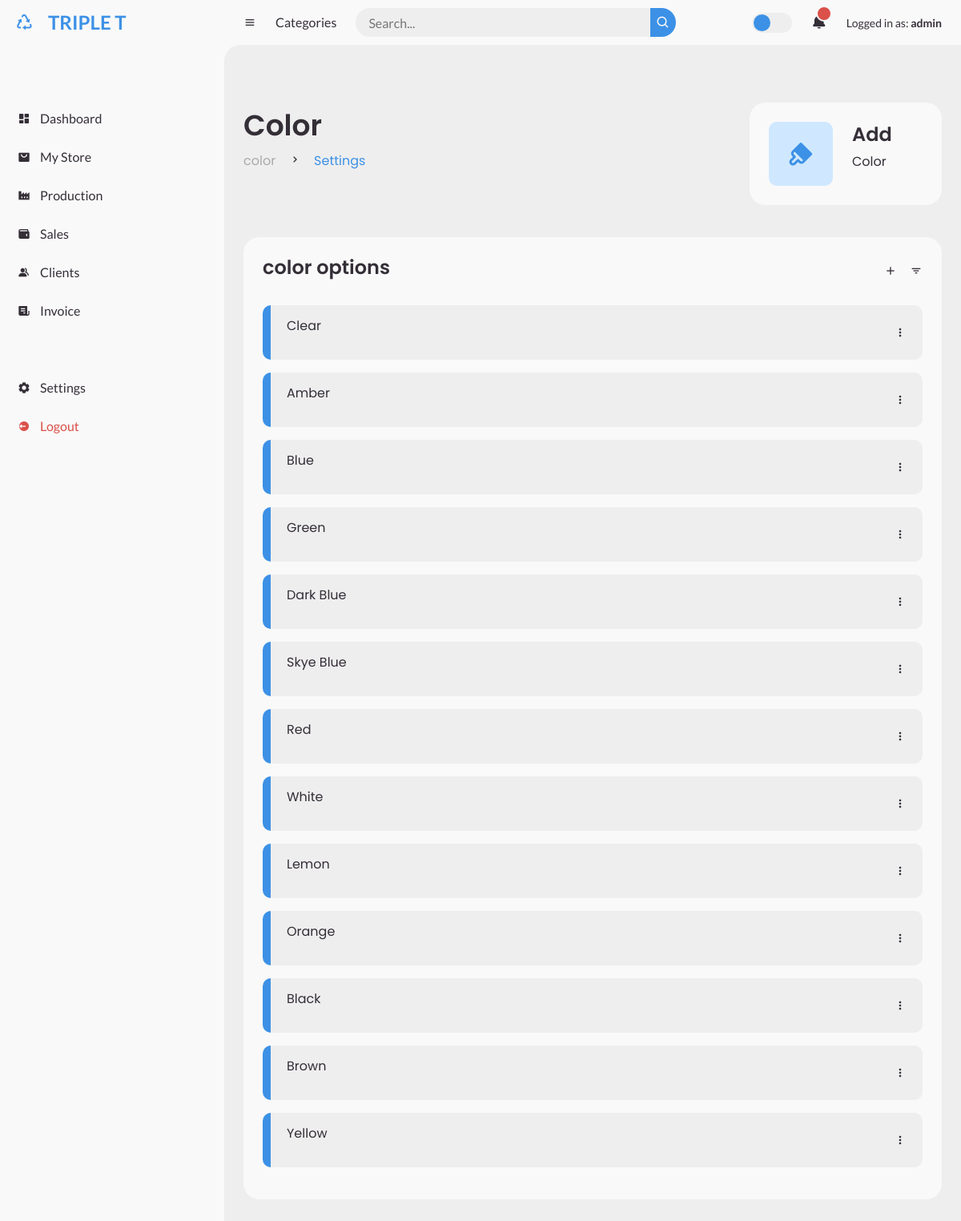
Page /color/ (signed in) on the committed database.
### store/models.py (models this page shows, shortened)
class Color(models.Model):
    name = models.CharField(max_length=100, null=True, blank=True)

### store/views.py (the view)
# urls.py: path('color/', views.color, name="color"),
@login_required
def color(request):
    if request.method == 'POST':
        color_name = request.POST.get('name')
        if color_name:
            Color.objects.create(name=color_name)
            return redirect('color')
    color = Color.objects.all()
    return render(request, 'color/index.html', {'color': color})

### store/templates/color/index.html (shortened to what this page needs)
{% extends "settings/base.html" %}
{% block body %}
<div class="head-title">
    <div class="left">
      <h1>Color</h1>
      <ul class="breadcrumb">
        <li>
          <a href="#">color</a>
        </li>
        <li><i class='bx bx-chevron-right' ></i></li>
        <li>
          <a class="active" href="{% url 'settings' %}">Settings</a>
        </li>
      </ul>
    </div>
    <ul class="box-info">
        <a href="#">
          <li id="add-color-button">
            <i class='bx bxs-brush'></i>
            <span class="text">
              <h3>Add</h3>
              <p>Color</p>
            </span>
          </li>
        </a>
    </ul>
  </div>
    <div class="table-data">
      <div class="todo">
        <div class="head">
          <h3>color options</h3>
          <i class='bx bx-plus' ></i>
          <i class='bx bx-filter' ></i>
        </div>
        <ul class="todo-list">
          {% for color in color %}
          <li class="completed">
            <p>{{color.name}}</p>
            <i class='bx bx-dots-vertical-rounded' ></i>
          </li>
          {% endfor %}
        </ul>
      </div>
    </div>
{% endblock %}

### store/templates/settings/base.html (shortened to what this page needs)
{% load static %}
<!DOCTYPE html>
<html lang="en">
<head>
	<link href='https://unpkg.com/boxicons@2.0.9/css/boxicons.min.css' rel='stylesheet'>
	<link href="https://cdn.jsdelivr.net/npm/bootstrap@5.2.3/dist/css/bootstrap.min.css" rel="stylesheet">
	<link href="{% static './css/style.css' %}" rel="stylesheet" />
</head>
<body>
	<section id="sidebar">
		<a href="#" class="brand ">
			<i class='bx bx-recycle'></i>
			<span class="text"> TRIPLE T <br>
			</span>
		</a>
		<ul class="side-menu top">
			<li>
				<a href="{% url 'home' %}">
					<i class='bx bxs-dashboard' ></i>
					<span class="text">Dashboard</span>
				</a>
			</li>
			<li>
				<a href="{% url 'stock_list' %}">
					<i class='bx bxs-shopping-bag-alt store' ></i>
					<span class="text">My Store</span>
				</a>
			</li>
			<li>
				<a class="nav-link" href="{% url 'record' %}">
					<i class='bx bxs-factory'></i>
					<span class="text">Production</span>
				</a>
			</li>
			<li >
				<a href="{% url 'sales_record' %}">
					<i class='bx bxs-wallet'></i>
					<span class="text">Sales</span>
				</a>
			</li>
			<li>
				<a href="{% url 'customer' %}">
					<i class='bx bxs-group'></i>
					<span class="text">Clients</span>
				</a>
			</li>
			<li>
				<a href="{% url 'invoice' %}">
					<i class='bx bxs-receipt'></i>
					<span class="text">Invoice</span>
				</a>
			</li>
		</ul>
		<ul class="side-menu">
			{% if request.user.is_superuser %}
			<li>
				<a href="{% url 'settings' %}" >
					<i class='bx bxs-cog' ></i>
					<span class="text">Settings</span>
				</a>
			</li>
			{% endif %}
			<li>
				<a href="{% url 'user_logout' %}" class="logout">
					<i class='bx bxs-log-out-circle' ></i>
					<span class="text">Logout</span>
				</a>
			</li>
		</ul>
	</section>
	<section id="content">
		<nav>
			<i class='bx bx-menu' ></i>
			<a href="#" class="nav-link">Categories</a>
			<form action="#">
				<div class="form-input">
					<input type="search" placeholder="Search...">
					<button type="submit" class="search-btn"><i class='bx bx-search' ></i></button>
				</div>
			</form>
			<label for="switch-mode" class="switch-mode"></label>
			<a href="{% url 'notify' %}" class="notification">
				<i class='bx bxs-bell' ></i>
				<span class="num">{{ unread_notifications_count }}</span>
			</a>
			<a href="#" class="profile">
					<div class="small">Logged in as: <strong>{{user.get_username}}</strong></div>
			</a>
		</nav>
	<main>
        {% block body %}
		{% endblock%}
	</main>
	</section>
</body>
</html>

### store/templates/settings/base.html (style rules this page uses)
ol, ul { padding-left: 0rem !important; }

### rows in the picture
Color: name "Clear"
Color: name "Amber"
Color: name "Blue"
Color: name "Green"
Color: name "Dark Blue"
Color: name "Skye Blue"
Color: name "Red"
Color: name "White"
Color: name "Lemon"
Color: name "Orange"
Color: name "Black"
Color: name "Brown"
Color: name "Yellow"

### other values in the picture
{{ user.get_username }} "admin"
